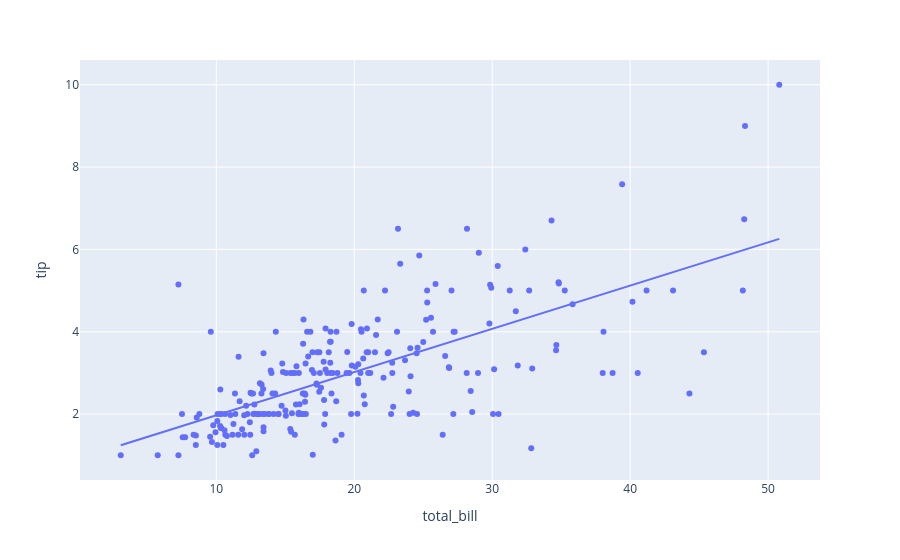

Notebook cell for this chart:
### Code cell
fig = px.scatter(tips, x = 'total_bill', y = 'tip', trendline = 'ols')
fig.show()

### Figure 1 — Plotly figure (JSON) as saved in the notebook; plotly's stock layout.template omitted (floating-point values rounded to 4 significant figures; data arrays with more than 128 entries replaced by an {"elided": "..."} marker saying what was removed)
{"data": [{"hovertemplate": "total_bill=%{x}<br>tip=%{y}<extra></extra>", "legendgroup": "", "marker": {"color": "#636efa", "symbol": "circle"}, "mode": "markers", "name": "", "orientation": "v", "showlegend": false, "type": "scatter", "x": {"elided": "244 float values"}, "xaxis": "x", "y": {"elided": "244 float values"}, "yaxis": "y"}, {"hovertemplate": "<b>OLS trendline</b><br>tip = 0.105025 * total_bill + 0.92027<br>R<sup>2</sup>=0.456617<br><br>total_bill=%{x}<br>tip=%{y} <b>(trend)</b><extra></extra>", "legendgroup": "", "marker": {"color": "#636efa", "symbol": "circle"}, "mode": "lines", "name": "", "showlegend": false, "type": "scatter", "x": {"elided": "244 float values"}, "xaxis": "x", "y": {"elided": "244 float values"}, "yaxis": "y"}], "layout": {"legend": {"tracegroupgap": 0}, "margin": {"t": 60}, "xaxis": {"anchor": "y", "domain": [0, 1], "title": {"text": "total_bill"}}, "yaxis": {"anchor": "x", "domain": [0, 1], "title": {"text": "tip"}}}}
